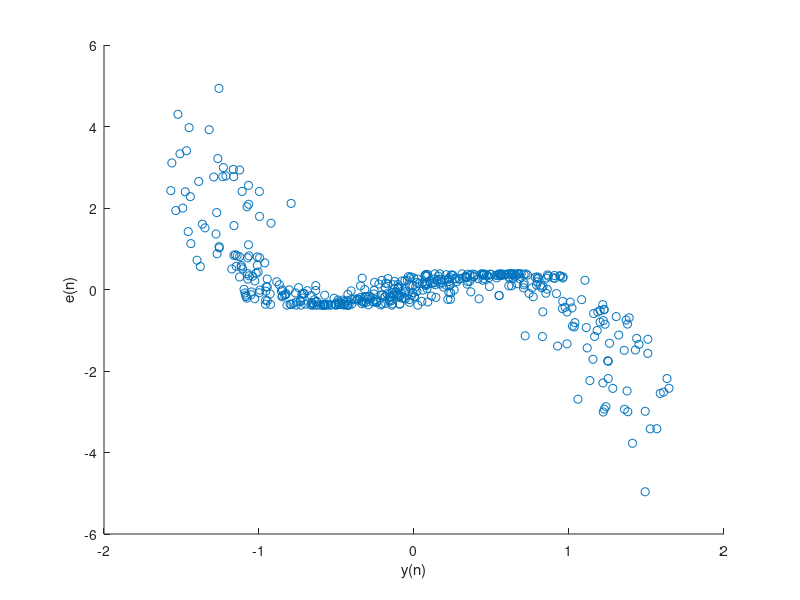

Write MATLAB code to recreate this figure.
% 16.10 b
N = 500;
alpha = 2;
symbol = round(rand(1,N))*2-1;
L=20;
ChL=2;
EqD=round((L+ChL)/2);
Ch=randn(1,ChL+1);
Ch=Ch/norm(Ch);
x=filter(Ch,1,symbol);

K=N-L;
X=zeros(L+1,K);
for i=1:K
    X(:,i)=x(i+L:-1:i).';
end
e=zeros(1,K);
c=zeros(L+1,1); 
c(EqD)=1;
v = zeros(1,K);
R2=1;
mu=0.001;
for i=1:K
   e(i)=(c'*X(:,i))*(R2-(abs(c'*X(:,i)))^2);
   v(i) = e(i) + alpha * (2*rand(1)-1);
   c=c+mu*X(:,i)*alpha*sign(v(i));
   c(EqD)=1;
end   
   
sym=c'*X;
figure;
scatter(sym,e);
xlabel('y(n)');
ylabel('e(n)');
